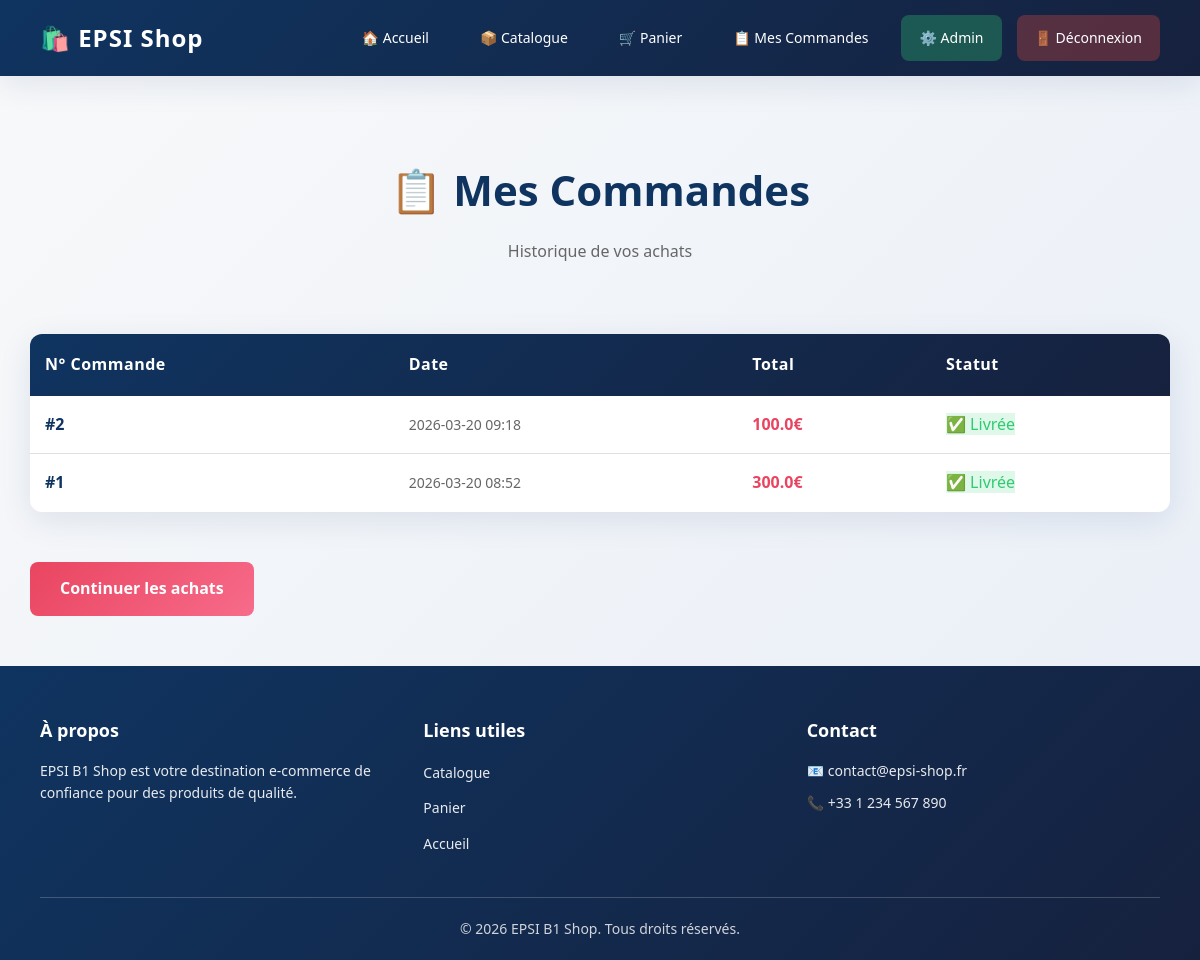
/mes_commandes (signed in), run on an earlier commit of the app's database.
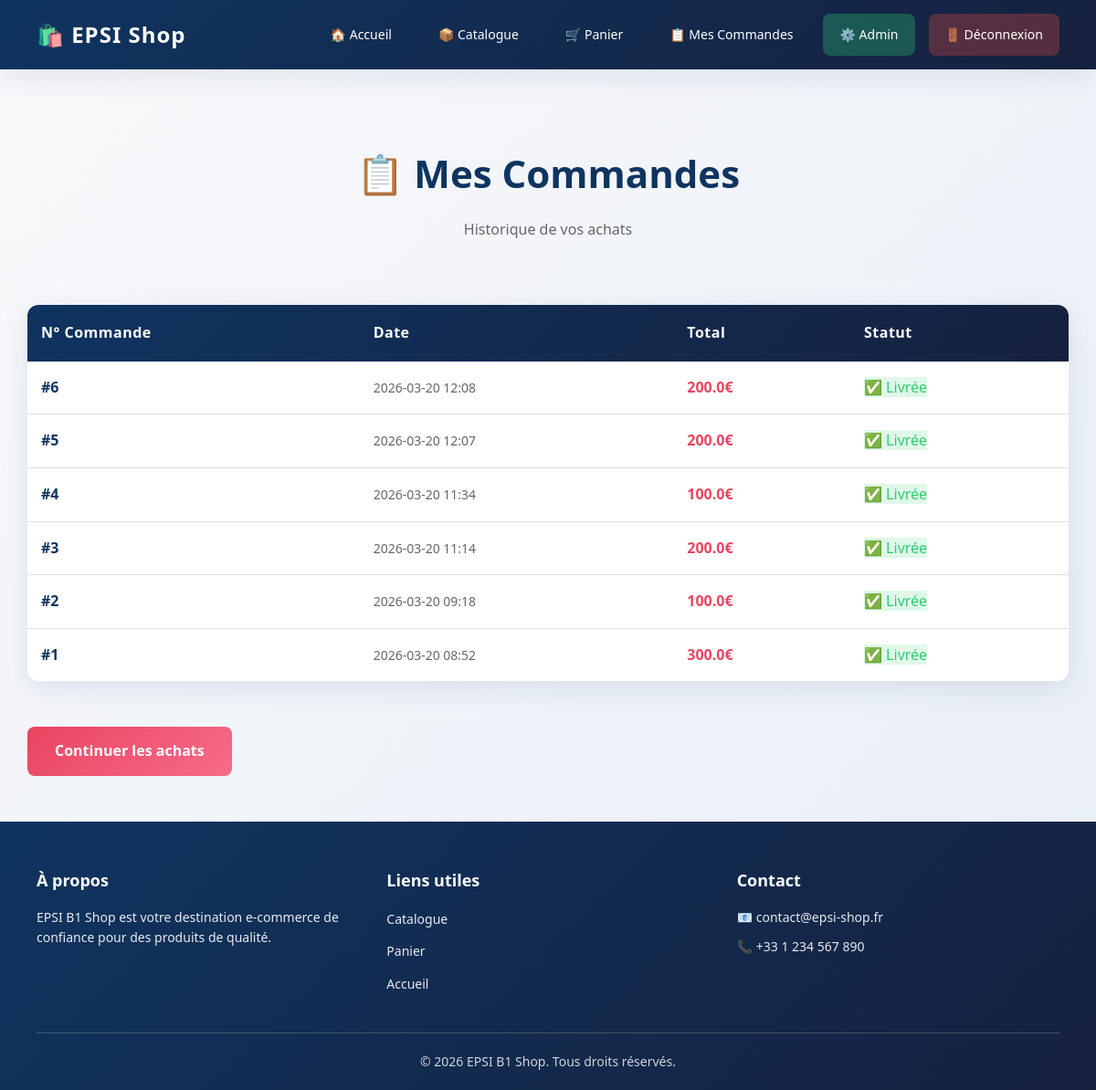
And on a later commit of the database.
### tables this page shows
CREATE TABLE commandes (
                id INTEGER PRIMARY KEY AUTOINCREMENT,
                utilisateur_id INTEGER,
                date TEXT,
                total REAL,
                FOREIGN KEY (utilisateur_id) REFERENCES utilisateurs(id)
            );

### app.py (the view)
@app.route('/mes_commandes')
def mes_commandes():
    if 'user_id' not in session:
        return redirect('/login')
    commandes = db.get_commandes_utilisateur(session['user_id'])
    return render_template('mes_commandes.html', commandes=commandes)

### database.py (called while the page is built)
    def get_connexion(self):
        conn = sqlite3.connect(self.dbname, timeout=10)
        conn.row_factory = sqlite3.Row
        conn.execute('PRAGMA journal_mode=WAL')
        return conn

    def get_commandes_utilisateur(self, user_id):
        conn = self.get_connexion()
        try:
            commandes = conn.execute(
                'SELECT * FROM commandes WHERE utilisateur_id=? ORDER BY date DESC',
                (user_id,)
            ).fetchall()
        finally:
            conn.close()
        return commandes

### templates/mes_commandes.html (shortened to what this page needs)
{% extends 'base.html' %}
{% block content %}
<div class="page-header">
    <h1>📋 Mes Commandes</h1>
    <p>Historique de vos achats</p>
</div>
{% if commandes %}
    <div class="orders-container">
        <table class="orders-table">
            <thead>
                <tr>
                    <th>N° Commande</th>
                    <th>Date</th>
                    <th>Total</th>
                    <th>Statut</th>
                </tr>
            </thead>
            <tbody>
                {% for c in commandes %}
                    <tr class="order-row">
                        <td>
                            <span class="order-id">#{{ c.id }}</span>
                        </td>
                        <td>
                            <span class="order-date">{{ c.date }}</span>
                        </td>
                        <td>
                            <span class="order-total">{{ c.total }}€</span>
                        </td>
                        <td>
                            <span class="order-status status-completed">✅ Livrée</span>
                        </td>
                    </tr>
                {% endfor %}
            </tbody>
        </table>
        <a href="/catalogue" class="btn-continue-shopping">Continuer les achats</a>
    </div>
{% endif %}
{% endblock %}

### templates/base.html (shortened to what this page needs)
<!DOCTYPE html>
<html lang="fr">
<head>
    <link rel="stylesheet" href="{{ url_for('static', filename='style.css') }}">
</head>
<body>
    <nav class="navbar">
        <div class="nav-container">
            <div class="nav-brand">
                <a href="/" class="logo">🛍️ EPSI Shop</a>
            </div>
            <div class="nav-menu">
                <a href="/" class="nav-link">🏠 Accueil</a>
                <a href="/catalogue" class="nav-link">📦 Catalogue</a>
                <a href="/panier" class="nav-link">🛒 Panier</a>
                {% if session.get('user_id') %}
                    <a href="{{ url_for('mes_commandes') }}" class="nav-link">📋 Mes Commandes</a>
                    {% if session.get('user_role') == 'admin' %}
                        <a href="{{ url_for('admin') }}" class="nav-link admin-link">⚙️ Admin</a>
                    {% endif %}
                    <a href="{{ url_for('deconnexion') }}" class="nav-link logout-link">🚪 Déconnexion</a>
                {% else %}
                    <a href="{{ url_for('login') }}" class="nav-link login-link">🔐 Connexion</a>
                {% endif %}
            </div>
        </div>
    </nav>
    <main class="main-container">
        {% block content %}{% endblock %}
    </main>
    <footer class="footer">
        <div class="footer-content">
            <div class="footer-section">
                <h3>À propos</h3>
                <p>EPSI B1 Shop est votre destination e-commerce de confiance pour des produits de qualité.</p>
            </div>
            <div class="footer-section">
                <h3>Liens utiles</h3>
                <ul>
                    <li><a href="/catalogue">Catalogue</a></li>
                    <li><a href="/panier">Panier</a></li>
                    <li><a href="/">Accueil</a></li>
                </ul>
            </div>
            <div class="footer-section">
                <h3>Contact</h3>
                <p>📧 contact@epsi-shop.fr</p>
                <p>📞 +33 1 234 567 890</p>
            </div>
        </div>
        <div class="footer-bottom">
            <p>&copy; 2026 EPSI B1 Shop. Tous droits réservés.</p>
        </div>
    </footer>
</body>
</html>

### static/style.css (style rules this page uses)
:root { --text: #1a1a2e; --background: #f8f9fa; --primary: #0f3460; --secondary: #16213e; --accent: #e94560; --accent-light: #f76b8a; --success: #2ecc71; --warning: #f39c12; --danger: #e74c3c; --shadow: 0 8px 32px rgba(15, 52, 96, 0.1); --shadow-hover: 0 12px 48px rgba(15, 52, 96, 0.2); --transition: all 0.3s cubic-bezier(0.4, 0, 0.2, 1); }
* { box-sizing: border-box; }
html, body { margin: 0; padding: 0; height: 100%; }
body { font-family: 'Segoe UI', Trebuchet MS, sans-serif; background: linear-gradient(135deg, var(--background) 0%, #e8eef7 100%); color: var(--text); line-height: 1.6; min-height: 100vh; display: flex; flex-direction: column; }
.main-container { flex: 1; }
.navbar { background: linear-gradient(135deg, var(--primary) 0%, var(--secondary) 100%); padding: 0; box-shadow: var(--shadow); position: sticky; top: 0; z-index: 100; }
.nav-container { max-width: 1400px; margin: 0 auto; padding: 15px 40px; display: flex; justify-content: space-between; align-items: center; gap: 40px; }
.nav-brand .logo { color: white; font-size: 24px; text-decoration: none; font-weight: 700; letter-spacing: 1px; transition: var(--transition); }
.nav-menu { display: flex; gap: 15px; flex-wrap: wrap; align-items: center; }
.nav-link { color: white; font-size: 14px; text-decoration: none; padding: 10px 16px; border-radius: 8px; border: 2px solid transparent; transition: var(--transition); font-weight: 500; position: relative; white-space: nowrap; }
.nav-link::before { content: ''; position: absolute; bottom: 0; left: 0; width: 0; height: 2px; background: var(--accent); transition: width 0.3s ease; }
.nav-link.admin-link { background: rgba(46, 204, 113, 0.3); }
.nav-link.logout-link { background: rgba(231, 76, 60, 0.3); }
main { max-width: 1200px; margin: 50px auto; padding: 0 30px; width: 100%; }
.page-header { text-align: center; margin-bottom: 40px; padding: 30px 0; }
.page-header h1 { font-size: 42px; color: var(--primary); margin: 0 0 15px 0; font-weight: 700; }
.page-header p { font-size: 16px; color: #666; margin: 0; }
.orders-table, .admin-table { width: 100%; border-collapse: collapse; background: white; border-radius: 12px; overflow: hidden; box-shadow: var(--shadow); margin-bottom: 30px; }
.orders-table thead, .admin-table thead { background: linear-gradient(135deg, var(--primary) 0%, var(--secondary) 100%); }
.orders-table th, .admin-table th { color: white; padding: 18px 15px; text-align: left; font-weight: 600; letter-spacing: 0.5px; }
.orders-table td, .admin-table td { padding: 16px 15px; border-bottom: 1px solid #e0e0e0; }
.orders-table tbody tr, .admin-table tbody tr { transition: var(--transition); }
.orders-table tbody tr:last-child td, .admin-table tbody tr:last-child td { border-bottom: none; }
.order-id, .product-id { font-weight: 700; color: var(--primary); }
.order-date { color: #666; font-size: 14px; }
.order-total, .product-price { color: var(--accent); font-weight: 600; }
.status-completed { background: rgba(46, 204, 113, 0.15); color: var(--success); }
.btn-continue-shopping { padding: 14px 30px; background: linear-gradient(135deg, var(--accent) 0%, var(--accent-light) 100%); color: white; text-decoration: none; border-radius: 8px; font-weight: 600; display: inline-block; transition: var(--transition); margin-top: 20px; }
.footer { background: linear-gradient(135deg, var(--primary) 0%, var(--secondary) 100%); color: white; margin-top: auto; padding: 50px 40px 20px; }
.footer-content { max-width: 1200px; margin: 0 auto; display: grid; grid-template-columns: repeat(auto-fit, minmax(250px, 1fr)); gap: 30px; margin-bottom: 30px; }
.footer-section h3 { margin: 0 0 15px 0; font-size: 18px; color: white; }
.footer-section p { margin: 10px 0; opacity: 0.9; font-size: 14px; }
.footer-section ul { list-style: none; margin: 0; padding: 0; }
.footer-section ul li { margin-bottom: 10px; }
.footer-section a { color: white; text-decoration: none; opacity: 0.9; transition: var(--transition); font-size: 14px; }
.footer-bottom { text-align: center; max-width: 1200px; margin: 0 auto; padding-top: 20px; border-top: 1px solid rgba(255, 255, 255, 0.2); }
.footer-bottom p { margin: 0; opacity: 0.8; font-size: 14px; }

What changed in the data, as far as the page shows it:
added commandes: id "6", date "2026-03-20 12:08", total "200.0"
added commandes: id "5", date "2026-03-20 12:07", total "200.0"
added commandes: id "4", date "2026-03-20 11:34", total "100.0"
added commandes: id "3", date "2026-03-20 11:14", total "200.0"
